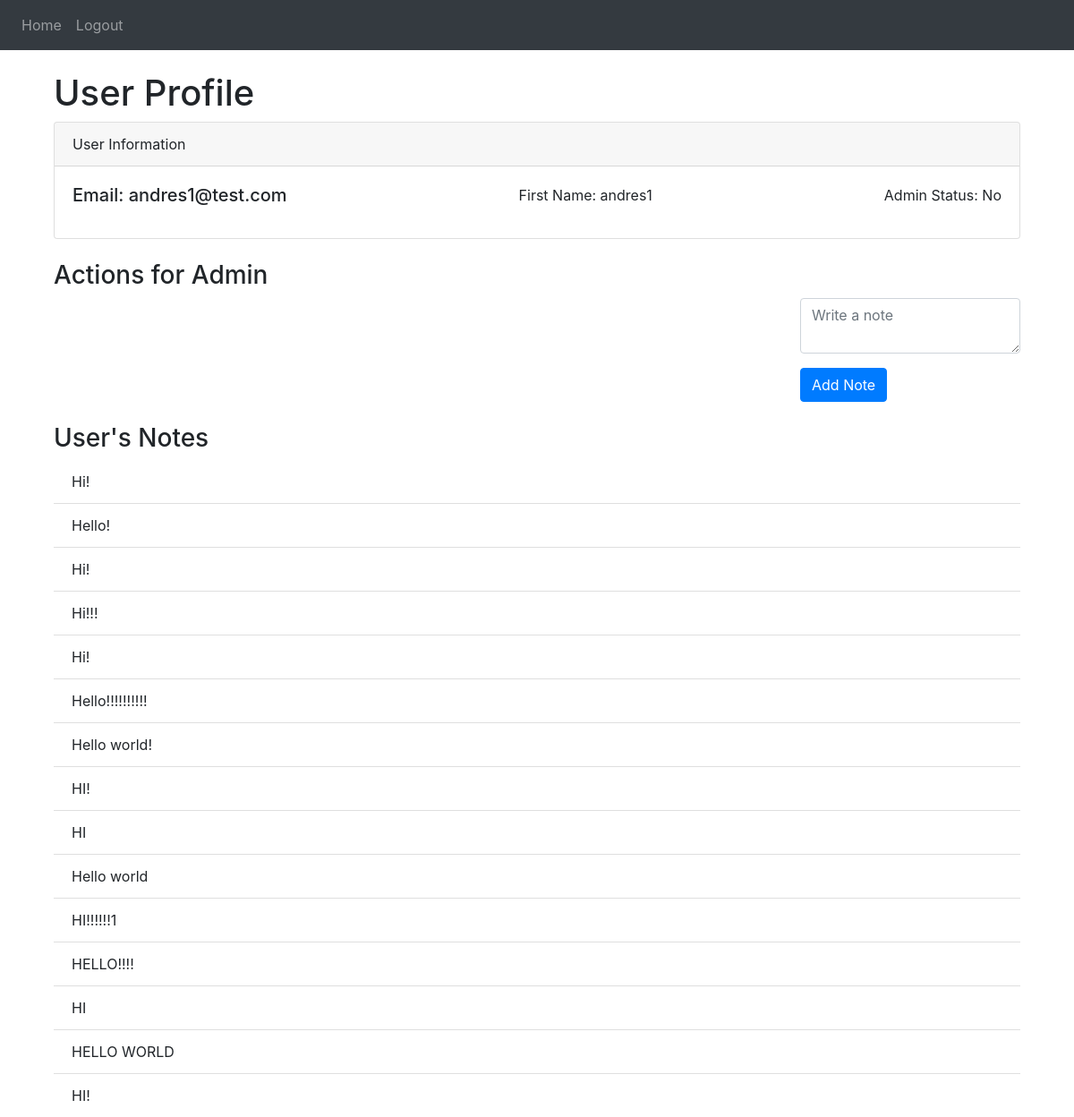
The app's page /profile/3 (signed in), older data.
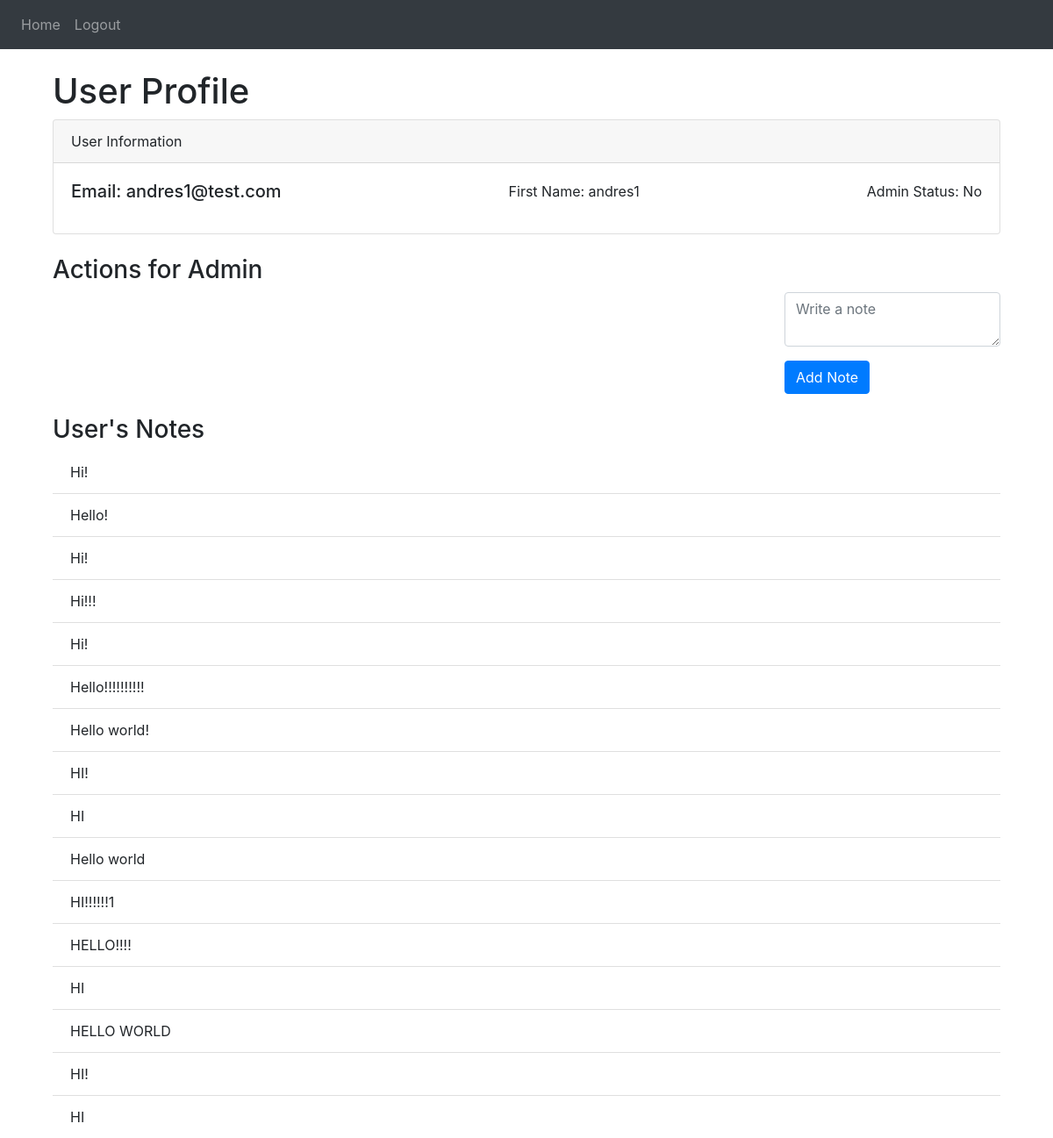
The same page, newer data.
### website/models.py (models this page shows)
class User(db.Model, UserMixin):
    id = db.Column(db.Integer, primary_key=True)
    email = db.Column(db.String(150), unique=True)
    password = db.Column(db.String(150))
    first_name = db.Column(db.String(150))
    is_admin = db.Column(db.Boolean, default=False)
    notes = db.relationship('Note')

class Note(db.Model):
    id = db.Column(db.Integer, primary_key=True)
    data = db.Column(db.String(10000))
    date = db.Column(db.DateTime(timezone=True), default=func.now())
    user_id = db.Column(db.Integer, db.ForeignKey('user.id'))

### website/views.py (the view)
@views.route('/profile/<int:user_id>', methods=['GET'])
@login_required
def user_profile(user_id):
    profile_user = User.query.get(user_id)
    if not profile_user:
        flash('User not found!', category='error')
        return redirect(url_for('views.home'))
    if not current_user.is_admin and current_user.id != profile_user.id:
        flash('Access denied. You are not authorized to view this profile.', category='error')
        return redirect(url_for('views.home'))
    if not current_user.is_admin and current_user.id == profile_user.id:
        return render_template("profile.html", user=current_user, profile_user=profile_user)
    return render_template("profile.html", user=current_user, profile_user=profile_user)

### website/__init__.py (called while the page is built)
def create_app():
    app = Flask(__name__)
    app.config['SECRET_KEY'] = 's3-cr3t-ll4ve¿'
    app.config['SQLALCHEMY_DATABASE_URI'] = f'sqlite:///{DB_NAME}'
    db.init_app(app)
    from .views import views
    from .auth import auth
    app.register_blueprint(views, url_prefix='/')
    app.register_blueprint(auth, url_prefix='/')
    from .models import User, Note
    with app.app_context():
        db.create_all()
    login_manager = LoginManager()
    login_manager.login_view = 'auth.login'
    login_manager.init_app(app)
    @login_manager.user_loader
    def load_user(id):
        return User.query.get(int(id))
    return app

### website/templates/profile.html (shortened to what this page needs)
{% extends "base.html" %} {% block content %}
<!DOCTYPE html>
<html>
  <head>
    <link
      rel="stylesheet"
      href="https://stackpath.bootstrapcdn.com/bootstrap/4.4.1/css/bootstrap.min.css"
    />
  </head>
  <body>
    <div class="container mt-4">
      <h1>User Profile</h1>
      <div class="card">
        <div class="card-header">User Information</div>
        <div class="card-body">
          <h5 class="card-title">Email: {{ profile_user.email }}</h5>
          <p class="card-text">First Name: {{ profile_user.first_name }}</p>
          <p class="card-text">
            Admin Status: {% if profile_user.is_admin %} Yes {% else %} No {%
            endif %}
          </p>
        </div>
      </div>
      {% if current_user.is_admin or current_user.id == profile_user.id %}
      <h3 class="mt-4">Actions for Admin</h3>
      <div class="profile-btn">
        <form
          action="{{ url_for('views.add_note', user_id=profile_user.id) }}"
          method="post"
        >
          <textarea
            name="note"
            id="note"
            class="form-control mb-3"
            placeholder="Write a note"
          ></textarea>
          <button type="submit" class="btn btn-primary">Add Note</button>
        </form>
      </div>
      {% endif %}
      <div class="notes-container">
        <h3 class="mt-4">User's Notes</h3>
        <ul class="list-group list-group-flush" id="notes">
          {% for note in profile_user.notes %}
          <li class="list-group-item">
            <span>{{ note.data }}</span>
          </li>
          {% endfor %}
        </ul>
      </div>
    </div>
  </body>
</html>
{% endblock %}

### website/templates/base.html (shortened to what this page needs)
<!DOCTYPE html>
<html>
  <head>
    <link
      rel="stylesheet"
      href="https://stackpath.bootstrapcdn.com/bootstrap/4.4.1/css/bootstrap.min.css"
    />
    <link
      rel="stylesheet"
      href="https://stackpath.bootstrapcdn.com/font-awesome/4.7.0/css/font-awesome.min.css"
    />
  </head>
  <body>
    <nav class="navbar navbar-expand-lg navbar-dark bg-dark">
      <div class="collapse navbar-collapse" id="navbar">
        <div class="navbar-nav">
          {% if user.is_authenticated %}
          <a class="nav-item nav-link" id="home" href="/">Home</a>
          <a class="nav-item nav-link" id="logout" href="/logout">Logout</a>
          {% else %}
          <a class="nav-item nav-link" id="login" href="/login">Login</a>
          <a class="nav-item nav-link" id="signUp" href="/sign-up">Sign Up</a>
          {% endif %}
        </div>
      </div>
    </nav>
    <div class="container">{% block content %} {% endblock %}</div>
  </body>
</html>

### website/templates/profile.html (style rules this page uses)
.card-body { display: flex; justify-content: space-between; }
.profile-btn { flex: 0 0 20%; display: flex; align-items: center; justify-content: flex-end; }
.notes-container { margin-top: 20px; }
.notes-container .list-group-item { display: flex; justify-content: space-between; align-items: center; }

Row changes from the older to the newer data that the page shows:
added Note: data "HI"
